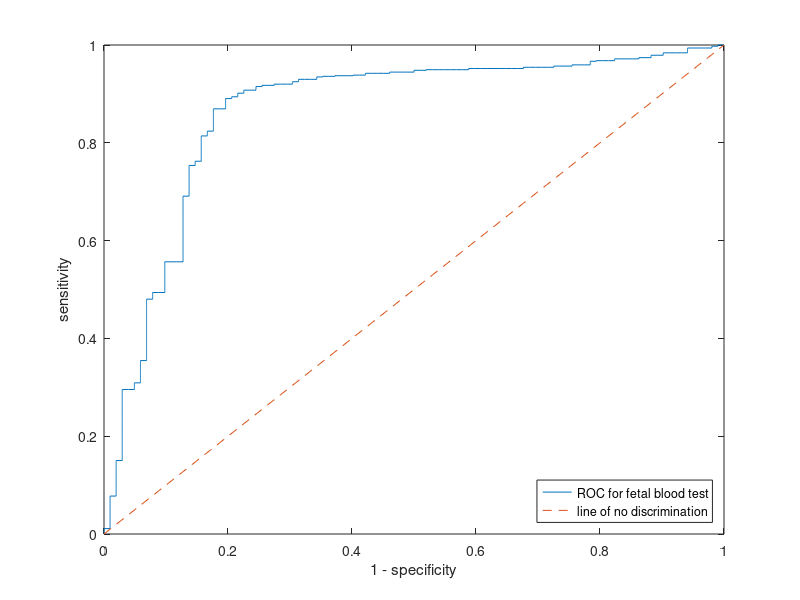

This figure's MATLAB source:
%ROC Bowel Cancer ROC Example
clear, close all, clc,

disp('% Load test data')
pause,

load FecalBloodData_for_matlab_ROC.mat % contains test results and case status for 914 test cases
% The columns in FecalBloodData.mat are
    % 1. Fecal blood level (<<<ordered decereasingly>>>)
    % 2. indicator of case bowel cancer (1 positive, 0 negative)
    % 3. indicator of noncase bowel cancer
whos,
pause,

% histogram the 914 test values 
disp('% histogram the 914 test values'),
pause,
hist(ada(:,1),50);
xlabel('test value'), ylabel('number of tests'),
pause,
    
% Calculate number of true positive and false positive test results 
%    thresholds corresponding to each observed test value.
cumul_true_pos_calls  = cumsum(ada(:,2)); % sum positive indicators from patients with bowel cancer
cumul_false_pos_calls = cumsum(ada(:,3)); % sum positive indicators from patients without bowel cancer
pause,

% Calculate the number of positive and negative cases
disp('% Calculate the number of positive and negative cases'),
pause,
num_pos_cases = sum(ada(:,2)),
num_neg_cases = sum(ada(:,3)),
pause,

% Find the threshold such that the test has has 90% sensitivity
disp('% Find the threshold such that the test has has 90% sensitivity'),
pause,
index = find(cumul_true_pos_calls == round(num_pos_cases*0.90)); % ENTER your desired sensitivity here
index = (min(index));
threshold_value = ada(index,1),
pause,

% Generate a 2x2 results table for the chosen threshold value
disp('% Generate a 2x2 results table for the chosen threshold value')
pause,
tp = cumul_true_pos_calls(index); table(1,1) = tp;
fp = cumul_false_pos_calls(index); table(1,2) = fp; 
fn = sum(ada((index+1):end,2)); table(2,1) = fn;
tn = sum(ada((index+1):end,3)); table(2,2) = tn,
pause,

% Calculate the specificity at your chosen threshold value
disp('% Calculate the specificity at your chosen threshold value'),
pause,
sensitivity = tp / (tp + fn),
specificity = tn / (tn + fp),
pause,

% plot the ROC curve
disp('plot the ROC curve')
pause,
num_pos_cases = cumul_true_pos_calls(end);  % sum negative indicators from patients without bowel cancer
num_neg_cases = cumul_false_pos_calls(end); % sum negative indicators from patients with bowel cancer
sensitivity = cumul_true_pos_calls/num_pos_cases;    % sensitivity at the threshold
one_minus_specificity = cumul_false_pos_calls/num_neg_cases;  % 1-specificity at the threshold
plot(one_minus_specificity,sensitivity) % ROC is a plot of sensitivity against (1-specificity)
xlabel('1 - specificity'), ylabel('sensitivity')
x = 0:.1:1; % plot the line of no discrimination
y = 1*x;
hold on
plot(x,y,'--')
legend('ROC for fetal blood test','line of no discrimination','Location','southeast'),
pause,

% Calculate the AUC between the non-discriminant and discriminant lines
disp('% Calculate the AUC'), 
area_under_curve = sum((one_minus_specificity(2:end) - one_minus_specificity(1:end-1)) .* (sensitivity(2:end)+sensitivity(1:end-1))/2),
pause,  
disp('area under the ROC curve:')
disp('= 1.0 for a perfect test')
disp('= 0.5 for a test with no predictive value')
pause,
disp(' '),
disp('now modify the code and re-run to find'),
disp('the threshold value that give equal'),
disp('sensitivity and specificity'),
